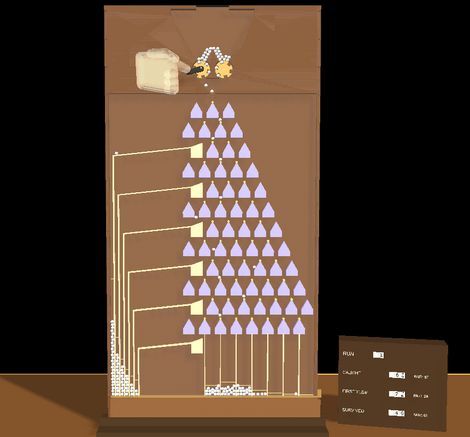
#> input picture demo/WyomingWill/BabbagesHall/exhibits/GaltonBoard/manual/screenshot-splitter.png, 470 x 437 px
$ python make-figures-splitter.py
#> lines starting #> are read from the running program, lines starting #| are printed output that depends on the picture
"""The splitter board manual's figures (Babbage's Hall).

    python3 manual/make-figures-splitter.py      (from the exhibit's folder; Pillow)

fig-splitter-tooth.png: two rows of splitters, drawn to splitter-geometry.lua's
sizes (a 30 mm pitch, necks 8 mm wide and 10 long, the teeth 29.05 mm from
pin to neck foot, the foot 8 mm above the next pin), with a ball's way.
fig-splitter-walls.png: the five walls, each the chance of a ball being at
each place after each row, worked exactly (fair, independent coins: what the
gold lines show), a dot's area its chance; the balls a wall takes in red.
fig-splitter-screenshot crops are made by hand from the simulation."""
import math, os
from PIL import Image, ImageDraw, ImageFont

HERE = os.path.dirname(os.path.abspath(__file__))
FONTS = "/usr/share/fonts/truetype/dejavu/"
def font(px, bold=False): return ImageFont.truetype(FONTS + ("DejaVuSans-Bold.ttf" if bold else "DejaVuSans.ttf"), int(px))
INK, BLUE, RED, GREY = (30, 30, 30), (40, 90, 190), (200, 40, 30), (160, 160, 160)


def save(im, name, width=None):
    if width and im.width != width:
        im = im.resize((width, round(im.height * width / im.width)), Image.LANCZOS)
    im.save(os.path.join(HERE, name), optimize=True)
    print("  manual/" + name, im.size)


# 1. two rows of splitters, and a ball's way
S, NECK_W, NECK_L, TOTAL, PIN_D, FOOT, BALL = 30.0, 8.0, 10.0, 29.05, 4.0, 8.0, 6.0
HW, TH = S / 2 - NECK_W / 2, TOTAL - NECK_L
V = TOTAL + FOOT
SC = 9
Wd, Hd = int(4.4 * S * SC), int((2 * V + 14) * SC)
im = Image.new("RGB", (Wd, Hd), (255, 255, 255))
#> im: PIL image 1188x792 RGB; every value is 255
g = ImageDraw.Draw(im)
X0, Y0 = Wd * 0.47, 10 * SC
def P(x, y): return (X0 + x * SC, Y0 - y * SC)          # (mm: x right, y up from the top pin)
TOOTH = (143, 134, 214)
def tooth(cx, cy):
    """a pin at (cx, cy), its wedge's apex on it, the sides sloping into necks"""
    g.polygon([P(cx, cy), P(cx + HW, cy - TH), P(cx + HW, cy - TOTAL), P(cx - HW, cy - TOTAL), P(cx - HW, cy - TH)], fill=TOOTH, outline=(90, 80, 160))
    g.ellipse([*P(cx - PIN_D / 2, cy + PIN_D / 2), *P(cx + PIN_D / 2, cy - PIN_D / 2)], fill=(120, 120, 130), outline=(60, 60, 70))
for r, xs in ((0, [0]), (1, [-S / 2, S / 2]), (2, [-S, 0, S])):
    for cx in xs: tooth(cx, -r * V)
# (a ball's way: onto the top pin, down its right slope, into the neck, onto the pin below and left)
path = [(0, PIN_D / 2 + BALL / 2 + 0.3), (HW * 0.25, -TH * 0.25 + 3.2), (HW * 0.7, -TH * 0.7 + 3.2), (S / 2, -TH - 2),
        (S / 2, -TOTAL), (S / 2, -V + PIN_D / 2 + BALL / 2 + 0.3)]
path2 = [(S / 2, -V + PIN_D / 2 + BALL / 2 + 0.3), (S / 2 - HW * 0.5, -V - TH * 0.5 + 3.2), (0, -V - TH - 2), (0, -V - TOTAL), (0, -2 * V + PIN_D / 2 + BALL / 2 + 0.3)]
for pts in (path, path2):
    g.line([P(*p) for p in pts], fill=RED, width=3)
for p in (path[0], path[3], path2[0], path2[2]):
    g.ellipse([*P(p[0] - BALL / 2, p[1] + BALL / 2), *P(p[0] + BALL / 2, p[1] - BALL / 2)], outline=RED, width=3)
def note(text, at, to, anchor="lm"):
    g.line([P(*at), P(*to)], fill=BLUE, width=2)
    g.text((P(*to)[0] + (6 if anchor[0] == "l" else -6), P(*to)[1]), text, font=font(20), fill=BLUE, anchor=anchor)
note("a steel pin", (-S / 2, -V + PIN_D / 2), (-S - 8, -V + 8), "rm")
note("its tooth: a wedge\nsloping both ways", (-S / 2 - HW * 0.55, -V - TH * 0.55), (-S - 8, -V - 14), "rm")
note("a neck, 8 mm wide,\n10 mm long", (0, -V - TOTAL + 4), (-S - 8, -V - TOTAL - 2), "rm")
note("the ball rolls down a slope,\ndrops straight down the neck,\nand lands on the next pin:\nleft or right afresh", (S / 2 + 1, -TOTAL - 5), (S / 2 + 8, -TOTAL + 4), "lm")
save(im, "fig-splitter-tooth.png", 520)
#> in save, `im = im.resize((width, round(im.height * width / im.width)), Image.LAN..`:
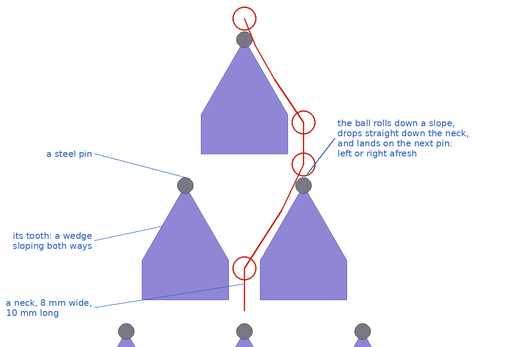
#> im: PIL image 520x347 RGB; mean R, G, B 238.9, 237.6, 247.6
#|   manual/fig-splitter-tooth.png (520, 347)
#> im: PIL image 1188x792 RGB


# 2. the five walls, worked exactly
def walk(rows, absorb=(), reflect=(), start=0):
    """the chance at each place after each row; and what each absorbing place took, row by row"""
#> called with rows = 12, absorb = (-2,), reflect = (), start = 0
    dist = [{start: 1.0}]
    taken = []
    for r in range(rows):
        nxt, took = {}, {}
        for u, p in dist[-1].items():
            moves = [(u - 1, 0.5), (u + 1, 0.5)]
            if u in reflect: moves = [(u + (1 if u < start else -1), 1.0)]
            for v, q in moves:
                if v in absorb: took[v] = took.get(v, 0) + p * q
                else: nxt[v] = nxt.get(v, 0) + p * q
        dist.append(nxt); taken.append(took)
    return dist, taken
MODES = [("first passage", dict(absorb=(-2,)), "a wall that swallows, 2 places left"),
         ("gambler's ruin", dict(absorb=(-1, 3)), "two walls that swallow, 4 apart"),
         ("a wall that\nsends balls back", dict(reflect=(-3,)), "a reflecting wall, 3 places left"),
         ("the pile goes flat", dict(reflect=(-3, 3)), "reflecting walls, 3 either side"),
         ("no walls", dict(), "the binomial")]
R = 12
cell = 26
panels = []
for title, kw, sub in MODES:
    dist, taken = walk(R, **kw)
    lo, hi = -13, 13
    Wd = int((hi - lo + 1) * cell * 0.5) + 30
    Hd = int((R + 1) * cell) + 120
    im = Image.new("RGB", (Wd, Hd), (255, 255, 255))
#> im: PIL image 381x458 RGB; every value is 255
    g = ImageDraw.Draw(im)
    def XY(u, r): return (15 + (u - lo) * cell * 0.5, 75 + r * cell)
    g.multiline_text((Wd / 2, 8), title, font=font(19, True), fill=INK, anchor="ma", align="center", spacing=2)
    for w in kw.get("absorb", ()):
        x = XY(w, 0)[0]
        g.line([(x, XY(0, 0)[1] - 10), (x, XY(0, R)[1] + 10)], fill=RED, width=3)
    for w in kw.get("reflect", ()):
        x = XY(w + (-0.6 if w < 0 else 0.6), 0)[0]
        g.line([(x, XY(0, 0)[1] - 10), (x, XY(0, R)[1] + 10)], fill=INK, width=4)
    for r, d in enumerate(dist):
        for u, p in d.items():
            x, y = XY(u, r)
            rad = 11 * math.sqrt(p)
            if rad > 0.6: g.ellipse([x - rad, y - rad, x + rad, y + rad], fill=BLUE)
    for r, took in enumerate(taken, 1):
        for u, p in took.items():
            x, y = XY(u, r)
            rad = 11 * math.sqrt(p)
            if rad > 0.6: g.ellipse([x - rad, y - rad, x + rad, y + rad], fill=RED)
    caught = sum(sum(t.values()) for t in taken)
#> caught = 0.581
    line = f"of 150: {150 * caught:.0f} taken, {150 * (1 - caught):.0f} through" if caught > 0 else "of 150: all through"
#> line = 'of 150: 87 taken, 63 through'
    g.text((Wd / 2, Hd - 30), line, font=font(16), fill=INK, anchor="mm")
    panels.append(im)
gap = 16
PW, PH = panels[0].size
#> PW = 381; PH = 458
out = Image.new("RGB", (3 * PW + 2 * gap, 2 * PH + gap), (255, 255, 255))
#> out: PIL image 1175x932 RGB; every value is 255
for i, p in enumerate(panels):
    r, c = divmod(i, 3)
    x = c * (PW + gap) if r == 0 else int((c + 0.5) * (PW + gap))
    out.paste(p, (x, r * (PH + gap)))
#> this loop made 5 passes
#> (r, c, x) on passes 1 to 5: (0, 0, 0), (0, 1, 397), (0, 2, 794), (1, 0, 198), (1, 1, 595)
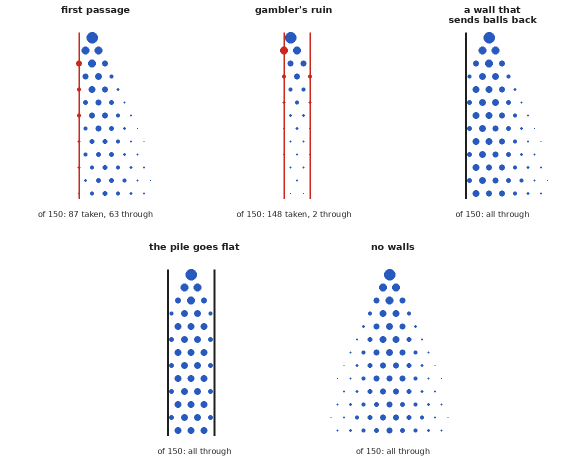
#> out: PIL image 1175x932 RGB (shown at 1/2 size); mean R, G, B 248.2, 248.7, 250.7
save(out, "fig-splitter-walls.png", 1000)
#> call 2 of save, with name = 'fig-splitter-walls.png', width = 1000
#> in save (call 2), `im = im.resize((width, round(im.height * width / im.width)), Image.LAN..`:
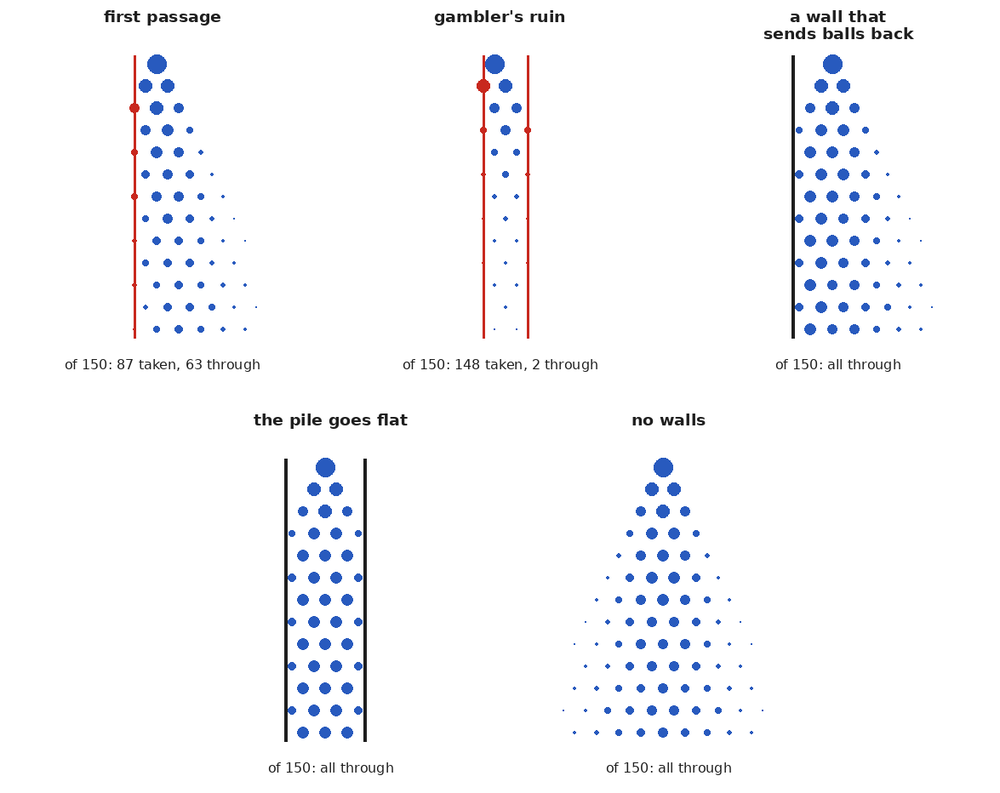
#> im: PIL image 1000x793 RGB; mean R, G, B 247.9, 248.5, 250.5
#|   manual/fig-splitter-walls.png (1000, 793)

# (the exact counts the text gives, for 150 balls)
for title, kw, sub in MODES:
    dist, taken = walk(R, **kw)
    t = [round(150 * sum(tk.values()), 1) for tk in taken if tk]
    b = sorted(dist[-1].items())
    print(" ", title.replace("\n", " "), "| taken by row:", [round(150 * sum(tk.values()), 1) for tk in taken],
          "| bins:", [(u, round(150 * p, 1)) for u, p in b])
#|   first passage | taken by row: [0, 37.5, 0, 18.8, 0, 11.7, 0, 8.2, 0, 6.2, 0, 4.8] | bins: [(0, 15.7), (2, 20.9), (4, 15.7), (6, 7.6), (8, 2.4), (10, 0.4), (12, 0.0)]

# 3. the board as the simulation ran it (manual/screenshot-splitter.png), its parts named
shot = Image.open(os.path.join(HERE, "screenshot-splitter.png")).convert("RGB")
#> shot is the input picture: PIL image 470x437 RGB; mean R, G, B 81, 61.4, 47.3
W, H = shot.size
#> W = 470; H = 437
pad = 260
im = Image.new("RGB", (W + pad, H), (255, 255, 255))
#> im: PIL image 730x437 RGB; every value is 255
im.paste(shot, (0, 0))
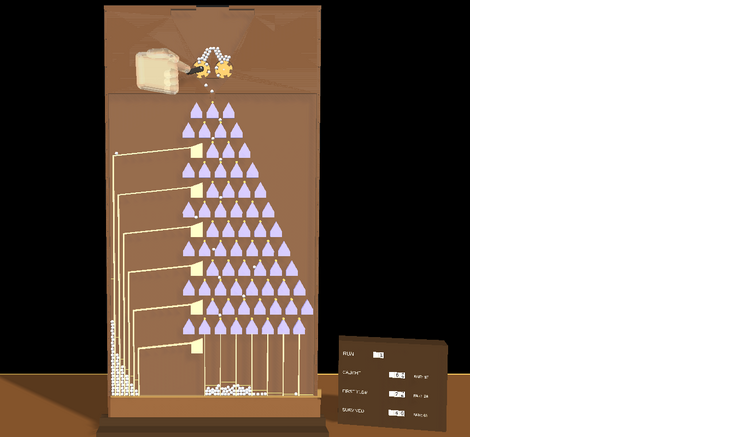
#> im: PIL image 730x437 RGB; mean R, G, B 143, 130.4, 121.3
g = ImageDraw.Draw(im)
for text, (px, py), ty in (("the Galton board's hopper,\nwheels and crank", (0.44, 0.15), 0.08),
                           ("twelve rows of splitters", (0.60, 0.40), 0.26),
                           ("the wall: an exit block\nwhere a ball is caught", (0.415, 0.42), 0.40),
                           ("a ramp to its tube", (0.32, 0.47), 0.53),
                           ("a tube for each row\na ball is caught at", (0.25, 0.86), 0.66),
                           ("the bins, for the survivors", (0.52, 0.88), 0.80),
                           ("the sign: caught, the first\ntube, the survivors", (0.85, 0.82), 0.95)):
    x, y = px * W, py * H
    g.line([(x, y), (W + 10, ty * H)], fill=BLUE, width=2)
    g.ellipse([x - 4, y - 4, x + 4, y + 4], fill=BLUE)
    g.multiline_text((W + 16, ty * H), text, font=font(16), fill=BLUE, anchor="lm" if "\n" not in text else "ld", spacing=3)
save(im, "fig-splitter-board.png", 560)
#> call 3 of save, with name = 'fig-splitter-board.png', width = 560
#> in save (call 3), `im = im.resize((width, round(im.height * width / im.width)), Image.LAN..`:
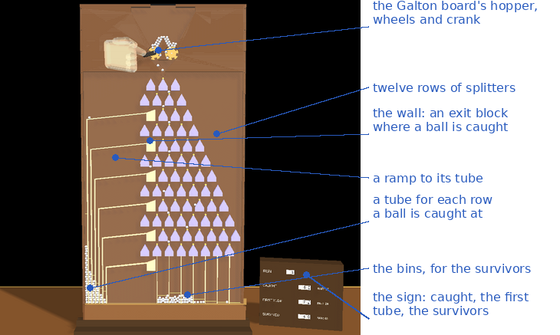
#> im: PIL image 560x335 RGB; mean R, G, B 138.6, 127.4, 121.1
#|   manual/fig-splitter-board.png (560, 335)
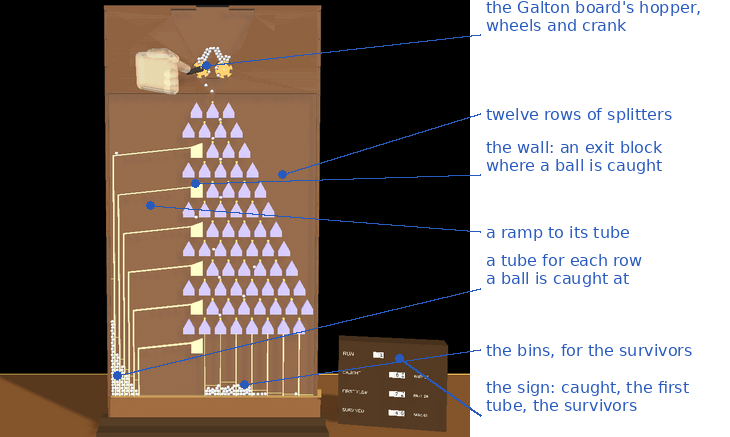
#> im: PIL image 730x437 RGB; mean R, G, B 138.8, 127.6, 121.1
